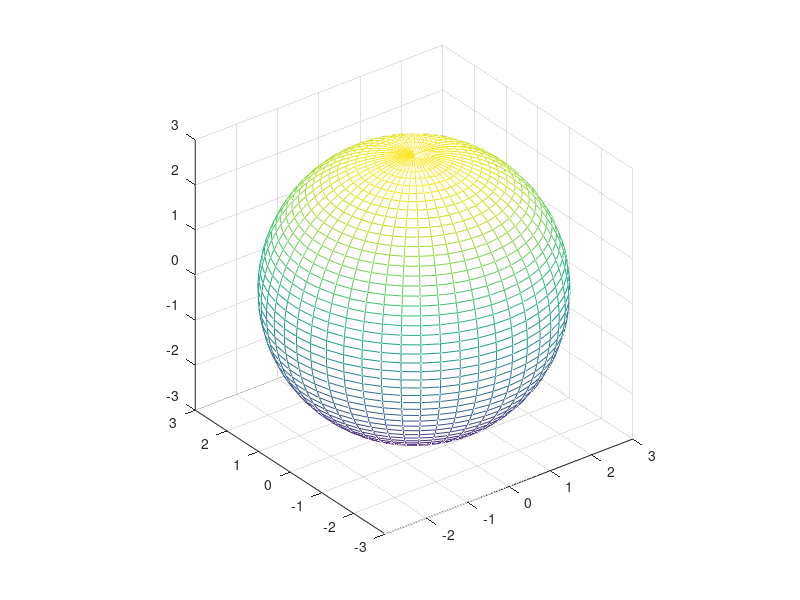

MATLAB code for this plot:
[u,v] = meshgrid(linspace(0, 2*pi,50), linspace(0,pi,50));
r = 3;
x = r.*cos(u).*sin(v);
y = r.*sin(u).*sin(v);
z = r.*cos(v);
mesh(x,y,z);
axis equal;

